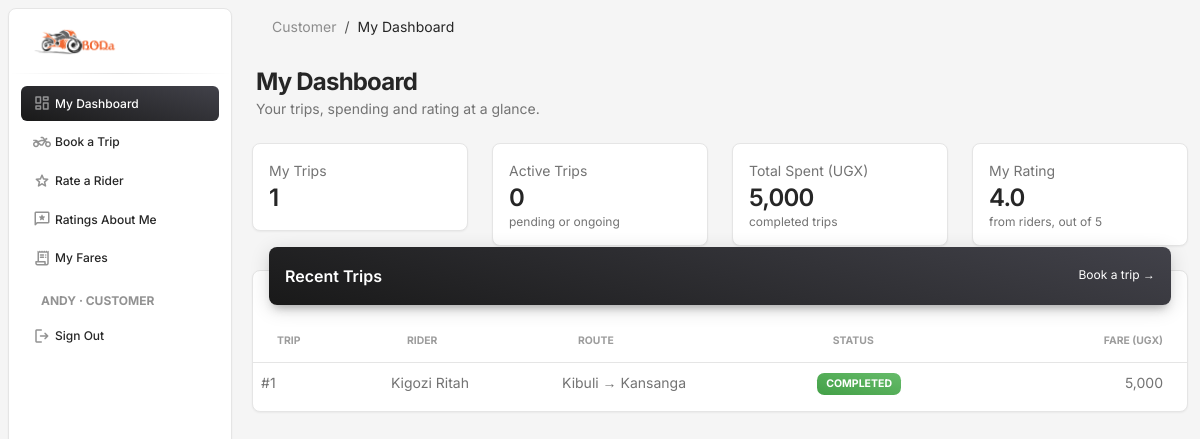
The app's page / (signed in) with its own data.
### bodaapp/models.py (models this page shows, shortened)
class Profile(models.Model):
    ROLE_CHOICES = [("customer", "Customer"), ("rider", "Rider")]
    user = models.OneToOneField(settings.AUTH_USER_MODEL, on_delete=models.CASCADE, related_name="profile")
    role = models.CharField(max_length=10, choices=ROLE_CHOICES)
    customer = models.OneToOneField(Customer, null=True, blank=True, on_delete=models.SET_NULL, related_name="profile")
    rider = models.OneToOneField(Rider, null=True, blank=True, on_delete=models.SET_NULL, related_name="profile")

class Trip(models.Model):
    trip_id = models.AutoField(primary_key=True)
    customer = models.ForeignKey(Customer, on_delete=models.PROTECT, db_column="customer_id")
    rider = models.ForeignKey(Rider, on_delete=models.PROTECT, db_column="rider_id")
    boda = models.ForeignKey(Boda, on_delete=models.PROTECT, db_column="boda_id")
    pickup_location = models.CharField(max_length=100)
    dropoff_location = models.CharField(max_length=100)
    start_time = models.DateTimeField()
    end_time = models.DateTimeField(null=True, blank=True)
    status = models.CharField(max_length=20)
    fare = models.DecimalField(max_digits=10, decimal_places=2)
    distance_km = models.DecimalField(max_digits=8, decimal_places=2)

class Rider(models.Model):
    rider_id = models.AutoField(primary_key=True)
    first_name = models.CharField(max_length=50)
    last_name = models.CharField(max_length=50)
    contact = models.CharField(max_length=15, unique=True)
    license = models.CharField(max_length=30, unique=True)
    experience_years = models.IntegerField()
    age = models.IntegerField()
    gender = models.CharField(max_length=6)
    home_location = models.CharField(max_length=100)
    def __str__(self):
        return f"{self.first_name} {self.last_name}"

### bodaapp/views.py (the view)
# urls.py: path('', views.index_view, name='index'),
@login_required
def index_view(request):
    role = get_role(request.user)
    if role == "admin":
        return admin_dashboard(request)
    if role == "customer":
        return customer_views.dashboard(request)
    if role == "rider":
        return rider_views.dashboard(request)
    return render(request, "no_role.html")

### bodaapp/access.py (called while the page is built)
def get_role(user):
    if not user.is_authenticated:
        return None
    if user.is_staff or user.is_superuser:
        return "admin"
    profile = getattr(user, "profile", None)
    if profile is None:
        return None
    if profile.role == "customer" and profile.customer_id:
        return "customer"
    if profile.role == "rider" and profile.rider_id:
        return "rider"
    return None

### bodaapp/context_processors.py (called while the page is built)
def navigation(request):
    user = getattr(request, "user", None)
    role = get_role(user) if user is not None else None
    match = getattr(request, "resolver_match", None)
    name = match.url_name if match and match.url_name else ""
    if name.endswith("_edit"):
        name = name[: -len("_edit")]
    return {"role": role, "role_label": ROLE_LABELS.get(role, ""), "active": name}

### bodaapp/customer_views.py (called while the page is built)
def average_display(value):
    return f"{value:.1f}" if value is not None else "—"

def current_customer(request):
    return request.user.profile.customer

def own_trips(request):
    return Trip.objects.filter(customer=current_customer(request)).select_related("rider", "boda")

def dashboard(request):
    me = current_customer(request)
    trips = own_trips(request)
    return render(request, "customer/dashboard.html", {
        "me": me,
        "trip_count": trips.count(),
        "open_count": trips.filter(status__in=["pending", "ongoing"]).count(),
        "spent": trips.filter(status="completed").aggregate(t=Sum("fare"))["t"] or 0,
        "avg_rating": average_display(CustomerRating.objects.filter(customer=me).aggregate(a=Avg("score"))["a"]),
        "recent_trips": trips.order_by("-start_time")[:5],
    })

### templates/customer/dashboard.html
{% extends 'base.html' %}
{% block content %}
{% include 'partials/page_header.html' with title="My Dashboard" lede="Your trips, spending and rating at a glance." %}
<div class="container-fluid py-3">
  <div class="row">
    {% include 'partials/stat_card.html' with label="My trips" value=trip_count %}
    {% include 'partials/stat_card.html' with label="Active trips" value=open_count note="pending or ongoing" %}
    {% include 'partials/stat_card.html' with label="Total spent (UGX)" value=spent|floatformat:"0g" note="completed trips" %}
    {% include 'partials/stat_card.html' with label="My rating" value=avg_rating note="from riders, out of 5" %}
  </div>
  <div class="card">
    <div class="card-header p-0 position-relative mt-n4 mx-3 z-index-2">
      <div class="bg-gradient-dark shadow-dark border-radius-lg pt-3 pb-2 d-flex justify-content-between pe-3">
        <h6 class="text-white text-capitalize ps-3">Recent trips</h6>
        <a href="{% url 'cust_trips' %}" class="text-white text-xs mt-1">Book a trip →</a>
      </div>
    </div>
    <div class="card-body px-0 pb-2">
      <div class="table-responsive p-0">
        <table class="table align-items-center mb-0">
          <thead><tr>
            <th class="text-uppercase text-secondary text-xxs font-weight-bolder opacity-7">Trip</th>
            <th class="text-uppercase text-secondary text-xxs font-weight-bolder opacity-7">Rider</th>
            <th class="text-uppercase text-secondary text-xxs font-weight-bolder opacity-7">Route</th>
            <th class="text-uppercase text-secondary text-xxs font-weight-bolder opacity-7">Status</th>
            <th class="text-uppercase text-secondary text-xxs font-weight-bolder opacity-7 text-end pe-4">Fare (UGX)</th>
          </tr></thead>
          <tbody>
            {% for t in recent_trips %}
            <tr>
              <td class="text-sm">#{{ t.pk }}</td>
              <td class="text-sm">{{ t.rider }}</td>
              <td class="text-sm">{{ t.pickup_location }} → {{ t.dropoff_location }}</td>
              <td class="text-sm">{% include 'partials/status_badge.html' with status=t.status %}</td>
              <td class="text-sm text-end pe-4">{{ t.fare|floatformat:"0g" }}</td>
            </tr>
            {% empty %}
            <tr><td colspan="5" class="text-center text-secondary py-4 text-sm">No trips yet — <a href="{% url 'cust_trips' %}">book your first one</a>.</td></tr>
            {% endfor %}
          </tbody>
        </table>
      </div>
    </div>
  </div>
</div>
{% endblock %}

### templates/partials/nav_account.html (shortened to what this page needs)
<li class="nav-item mt-3">
  <h6 class="ps-4 ms-2 text-uppercase text-xs text-dark font-weight-bolder opacity-5">{{ user.get_username }}{% if role_label %} · {{ role_label }}{% endif %}</h6>
</li>
<li class="nav-item">
  <form method="post" action="{% url 'logout' %}" class="m-0">
    <button type="submit" class="nav-link text-dark border-0 bg-transparent w-100 text-start">
      <i class="material-symbols-rounded opacity-5">logout</i>
      <span class="nav-link-text ms-1">Sign Out</span>
    </button>
  </form>
</li>

### templates/partials/page_header.html (shortened to what this page needs)
<nav class="navbar navbar-main navbar-expand-lg px-0 mx-3 shadow-none border-radius-xl" id="navbarBlur" data-scroll="true">
  <div class="container-fluid py-1 px-3">
    <nav aria-label="breadcrumb">
      <ol class="breadcrumb bg-transparent mb-0 pb-0 pt-1 px-0 me-sm-6 me-5">
        <li class="breadcrumb-item text-sm"><a class="opacity-5 text-dark" href="{% url 'index' %}">{{ role_label|default:"Home" }}</a></li>
        <li class="breadcrumb-item text-sm text-dark active" aria-current="page">{{ title }}</li>
      </ol>
    </nav>
  </div>
</nav>
<div class="container-fluid pt-3">
  <div class="ms-1 mb-2">
    <h3 class="mb-0 h4 font-weight-bolder">{{ title }}</h3>
    {% if lede %}<p class="mb-0 text-sm">{{ lede }}</p>{% endif %}
  </div>
</div>

### templates/partials/status_badge.html
<span class="badge badge-sm bg-gradient-{% if status == 'completed' %}success{% elif status == 'ongoing' %}info{% elif status == 'pending' %}warning{% else %}secondary{% endif %}">{{ status }}</span>

### records on screen
Profile: role "CUSTOMER", role "Customer"
Trip: pk "1", rider "Kigozi Ritah", pickup_location "Kibuli", dropoff_location "Kansanga", status "COMPLETED", fare "5,000"

### other values on screen
{{ label }} "My Dashboard Book a Trip Rate a Rider Ratings About Me My Fares"
{{ user.get_username }} "ANDY"
{{ title }} "My Dashboard"
{{ lede }} "Your trips, spending and rating at a glance."
{{ label }} "My Trips Active Trips Total Spent (UGX) My Rating"
{{ value }} "1 0 5,000 4.0"
{{ note }} "pending or ongoing completed trips from riders, out of 5"
